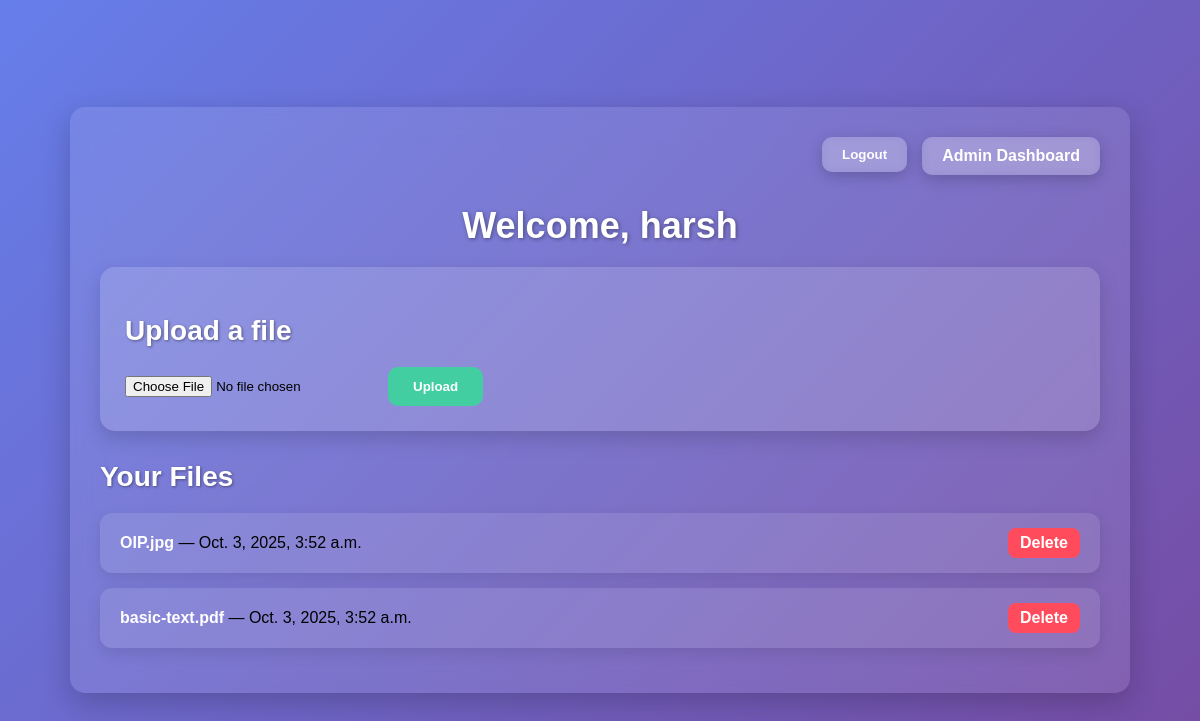
The app's page / (signed in) with its own data.
### drive/models.py (models this page shows, shortened)
class UploadedFile(models.Model):
    user = models.ForeignKey(User, on_delete=models.CASCADE)  # which user uploaded
    file = models.FileField(upload_to='uploads/')            # store file in media/uploads/
    uploaded_at = models.DateTimeField(auto_now_add=True)    # upload timestamp

### drive/views.py (the view)
# urls.py: path('', views.dashboard, name='dashboard'),
@login_required
def dashboard(request):
    if request.method == 'POST':
        form = FileUploadForm(request.POST, request.FILES)
        if form.is_valid():
            uploaded = form.save(commit=False)
            uploaded.user = request.user
            uploaded.save()
            return redirect('dashboard')
    else:
        form = FileUploadForm()
    files = UploadedFile.objects.filter(user=request.user).order_by('-uploaded_at')
    return render(request, 'drive/dashboard.html', {'form': form, 'files': files})

### drive/forms.py
class FileUploadForm(forms.ModelForm):
    class Meta:
        model = UploadedFile
        fields = ['file']

### drive/templates/drive/dashboard.html (shortened to what this page needs)
<!DOCTYPE html>
<html lang="en">
<head>
</head>
<body>
  <div class="container">
    <div class="top-bar">
      <form method="post" action="{% url 'logout' %}">
        <button type="submit">Logout</button>
      </form>
      {% if request.user.is_superuser %}
        <a href="{% url 'admin_dashboard' %}">Admin Dashboard</a>
      {% endif %}
    </div>
    <h1>Welcome, {{ request.user.username }}</h1>
    <div class="upload-form">
      <h2>Upload a file</h2>
      <form method="post" enctype="multipart/form-data">
         <div class="upload-row">
        {{ form.file }}
        <button type="submit">Upload</button>
        </div>
      </form>
    </div>
    <h2>Your Files</h2>
    {% if files %}
      {% for file in files %}
        <div class="file-card">
          <div>
            <a href="{{ file.file.url }}" target="_blank">{{ file.file.name|slice:"8:" }}</a>
            — {{ file.uploaded_at }}
          </div>
          <a class="delete-btn" href="{% url 'delete_file' file.id %}">Delete</a>
        </div>
      {% endfor %}
    {% else %}
      <p class="empty-message">No files uploaded yet.</p>
    {% endif %}
  </div>
</body>
</html>

### drive/templates/drive/dashboard.html (style rules this page uses)
body { font-family: 'Poppins', sans-serif; margin: 0; padding: 0; background: linear-gradient(135deg, #667eea, #764ba2); min-height: 100vh; display: flex; justify-content: center; align-items: center; }
.container { width: 95%; max-width: 1000px; background: rgba(255, 255, 255, 0.1); backdrop-filter: blur(15px); padding: 30px; border-radius: 15px; box-shadow: 0 10px 30px rgba(0,0,0,0.2); }
h1 { text-align: center; color: #fff; font-size: 36px; margin-bottom: 20px; text-shadow: 1px 1px 4px rgba(0,0,0,0.4); }
.top-bar { display: flex; justify-content: flex-end; gap: 15px; margin-bottom: 30px; }
.top-bar form button, .top-bar a { background-color: rgba(255, 255, 255, 0.2); border: none; color: #fff; padding: 10px 20px; border-radius: 10px; font-weight: 600; text-decoration: none; cursor: pointer; transition: all 0.3s ease; backdrop-filter: blur(5px); box-shadow: 0 4px 15px rgba(0,0,0,0.2); }
.upload-form { background: rgba(255, 255, 255, 0.15); padding: 25px; border-radius: 15px; margin-bottom: 30px; box-shadow: 0 8px 20px rgba(0,0,0,0.15); }
.upload-form .upload-row { display: flex; align-items: center; gap: 10px; flex-wrap: wrap; margin-top: 10px; }
.upload-form input[type="file"] { display: block; }
.upload-form button { background-color: #43cea2; color: #fff; border: none; padding: 12px 25px; border-radius: 10px; cursor: pointer; font-weight: 600; transition: background 0.3s, transform 0.2s; }
h2 { color: #fff; margin-bottom: 20px; font-size: 28px; text-shadow: 1px 1px 3px rgba(0,0,0,0.4); }
.file-card { display: flex; justify-content: space-between; align-items: center; padding: 15px 20px; background: rgba(255, 255, 255, 0.1); border-radius: 12px; margin-bottom: 15px; transition: all 0.3s ease; box-shadow: 0 5px 15px rgba(0,0,0,0.1); }
.file-card a { color: #fff; font-weight: 600; text-decoration: none; }
.delete-btn { background-color: #ff4b5c; padding: 6px 12px; border-radius: 8px; color: #fff; font-weight: 600; text-decoration: none; transition: all 0.3s ease; }

### records on screen
UploadedFile: file.name "OIP.jpg", uploaded_at "Oct. 3, 2025, 3:52 a.m."
UploadedFile: file.name "basic-text.pdf", uploaded_at "Oct. 3, 2025, 3:52 a.m."

### other values on screen
{{ request.user.username }} "harsh"
